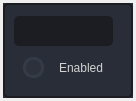
<?xml version="1.0" encoding="UTF-8"?>
<ui version="4.0">
 <class>widget_sw_tag</class>
 <widget class="QWidget" name="widget_sw_tag">
  <property name="geometry">
   <rect>
    <x>0</x>
    <y>0</y>
    <width>136</width>
    <height>101</height>
   </rect>
  </property>
  <property name="windowTitle">
   <string>Form</string>
  </property>
  <property name="styleSheet">
   <string notr="true"/>
  </property>
  <layout class="QVBoxLayout" name="verticalLayout">
   <property name="spacing">
    <number>3</number>
   </property>
   <property name="leftMargin">
    <number>3</number>
   </property>
   <property name="topMargin">
    <number>3</number>
   </property>
   <property name="rightMargin">
    <number>3</number>
   </property>
   <property name="bottomMargin">
    <number>3</number>
   </property>
   <item>
    <widget class="QFrame" name="frame_sw_tag">
     <property name="minimumSize">
      <size>
       <width>0</width>
       <height>0</height>
      </size>
     </property>
     <property name="maximumSize">
      <size>
       <width>16777215</width>
       <height>16777215</height>
      </size>
     </property>
     <property name="styleSheet">
      <string notr="true">background-color: rgb(41, 45, 56);
color: rgb(210, 210, 210);</string>
     </property>
     <property name="frameShape">
      <enum>QFrame::NoFrame</enum>
     </property>
     <property name="frameShadow">
      <enum>QFrame::Raised</enum>
     </property>
     <layout class="QVBoxLayout" name="verticalLayout_13" stretch="0">
      <property name="spacing">
       <number>0</number>
      </property>
      <property name="leftMargin">
       <number>0</number>
      </property>
      <property name="topMargin">
       <number>0</number>
      </property>
      <property name="rightMargin">
       <number>0</number>
      </property>
      <property name="bottomMargin">
       <number>0</number>
      </property>
      <item>
       <widget class="QFrame" name="frame_contents">
        <property name="minimumSize">
         <size>
          <width>130</width>
          <height>0</height>
         </size>
        </property>
        <property name="cursor">
         <cursorShape>ArrowCursor</cursorShape>
        </property>
        <property name="styleSheet">
         <string notr="true">QFrame {
	border-radius: 5px;
	border: 2px solid rgb(27, 29, 35);
}
QLineEdit {
	background-color: rgb(27, 29, 35);
	border-radius: 5px;
	border: 2px solid rgb(27, 29, 35);
	padding-left: 10px;
}
QLineEdit:hover {
	border: 2px solid rgb(64, 71, 88);
}
QLineEdit:focus {
	border: 2px solid rgb(91, 101, 124);
}
QLineEdit:disabled {
	background-color: rgb(36, 40, 48);
	border: 2px solid rgb(32, 32, 32);
}
QComboBox{
	background-color: rgb(27, 29, 35);
	border-radius: 5px;
	border: 2px solid rgb(27, 29, 35);
	padding: 5px;
	padding-left: 10px;
}
QComboBox:hover{
	border: 2px solid rgb(64, 71, 88);
}
QComboBox:focus {
	border: 2px solid rgb(91, 101, 124);
}
QComboBox QAbstractItemView {
	color: rgb(85, 170, 255);	
	background-color: rgb(27, 29, 35);
	padding: 10px;
	selection-background-color: rgb(39, 44, 54);
}
QComboBox:disabled {
	background-color: rgb(36, 40, 48);
	border: 2px solid rgb(32, 32, 32);
}

QRadioButton::indicator {
    border: 3px rgb(27, 29, 35);
	width: 15px;
	height: 15px;
	border-radius: 10px;
    background: rgb(44, 49, 60);
	margin: 9px;
}
QRadioButton::indicator:hover {
    border: 3px solid rgb(58, 66, 81);
}
QRadioButton::indicator:checked {
    background: 3px solid rgb(94, 106, 130);
	border: 3px solid rgb(52, 59, 72);	
}
QRadioButton::indicator:unchecked {
    background: 3px solid rgb(44, 49, 60);
	border: 3px solid rgb(52, 59, 72);
}</string>
        </property>
        <property name="frameShadow">
         <enum>QFrame::Raised</enum>
        </property>
        <layout class="QHBoxLayout" name="horizontalLayout_4">
         <property name="spacing">
          <number>9</number>
         </property>
         <property name="leftMargin">
          <number>9</number>
         </property>
         <property name="topMargin">
          <number>9</number>
         </property>
         <property name="rightMargin">
          <number>9</number>
         </property>
         <property name="bottomMargin">
          <number>9</number>
         </property>
         <item>
          <widget class="QFrame" name="frame_sw_tag_info">
           <property name="sizePolicy">
            <sizepolicy hsizetype="Preferred" vsizetype="Preferred">
             <horstretch>0</horstretch>
             <verstretch>0</verstretch>
            </sizepolicy>
           </property>
           <property name="minimumSize">
            <size>
             <width>0</width>
             <height>0</height>
            </size>
           </property>
           <property name="styleSheet">
            <string notr="true">border:transparent</string>
           </property>
           <property name="frameShape">
            <enum>QFrame::StyledPanel</enum>
           </property>
           <property name="frameShadow">
            <enum>QFrame::Raised</enum>
           </property>
           <layout class="QVBoxLayout" name="verticalLayout_6">
            <property name="spacing">
             <number>0</number>
            </property>
            <property name="leftMargin">
             <number>0</number>
            </property>
            <property name="topMargin">
             <number>0</number>
            </property>
            <property name="rightMargin">
             <number>0</number>
            </property>
            <property name="bottomMargin">
             <number>0</number>
            </property>
            <item>
             <widget class="QFrame" name="frame">
              <property name="frameShape">
               <enum>QFrame::StyledPanel</enum>
              </property>
              <property name="frameShadow">
               <enum>QFrame::Raised</enum>
              </property>
              <layout class="QHBoxLayout" name="horizontalLayout">
               <property name="spacing">
                <number>3</number>
               </property>
               <property name="leftMargin">
                <number>0</number>
               </property>
               <property name="topMargin">
                <number>0</number>
               </property>
               <property name="rightMargin">
                <number>0</number>
               </property>
               <property name="bottomMargin">
                <number>0</number>
               </property>
               <item>
                <widget class="QLineEdit" name="tag_label">
                 <property name="minimumSize">
                  <size>
                   <width>0</width>
                   <height>30</height>
                  </size>
                 </property>
                </widget>
               </item>
              </layout>
             </widget>
            </item>
            <item>
             <widget class="QRadioButton" name="enable_tag_button">
              <property name="sizePolicy">
               <sizepolicy hsizetype="Minimum" vsizetype="Fixed">
                <horstretch>0</horstretch>
                <verstretch>0</verstretch>
               </sizepolicy>
              </property>
              <property name="text">
               <string>Enabled</string>
              </property>
             </widget>
            </item>
           </layout>
          </widget>
         </item>
         <item>
          <widget class="QFrame" name="frame_tag_button">
           <property name="minimumSize">
            <size>
             <width>0</width>
             <height>0</height>
            </size>
           </property>
           <property name="styleSheet">
            <string notr="true">border: transparent</string>
           </property>
           <property name="frameShape">
            <enum>QFrame::StyledPanel</enum>
           </property>
           <property name="frameShadow">
            <enum>QFrame::Raised</enum>
           </property>
           <layout class="QVBoxLayout" name="verticalLayout_7">
            <property name="spacing">
             <number>0</number>
            </property>
            <property name="leftMargin">
             <number>0</number>
            </property>
            <property name="topMargin">
             <number>0</number>
            </property>
            <property name="rightMargin">
             <number>0</number>
            </property>
            <property name="bottomMargin">
             <number>0</number>
            </property>
           </layout>
          </widget>
         </item>
        </layout>
       </widget>
      </item>
     </layout>
    </widget>
   </item>
  </layout>
 </widget>
 <resources>
  <include location="../../../stdatalog_gui/UI/resources.qrc"/>
 </resources>
 <connections/>
</ui>
